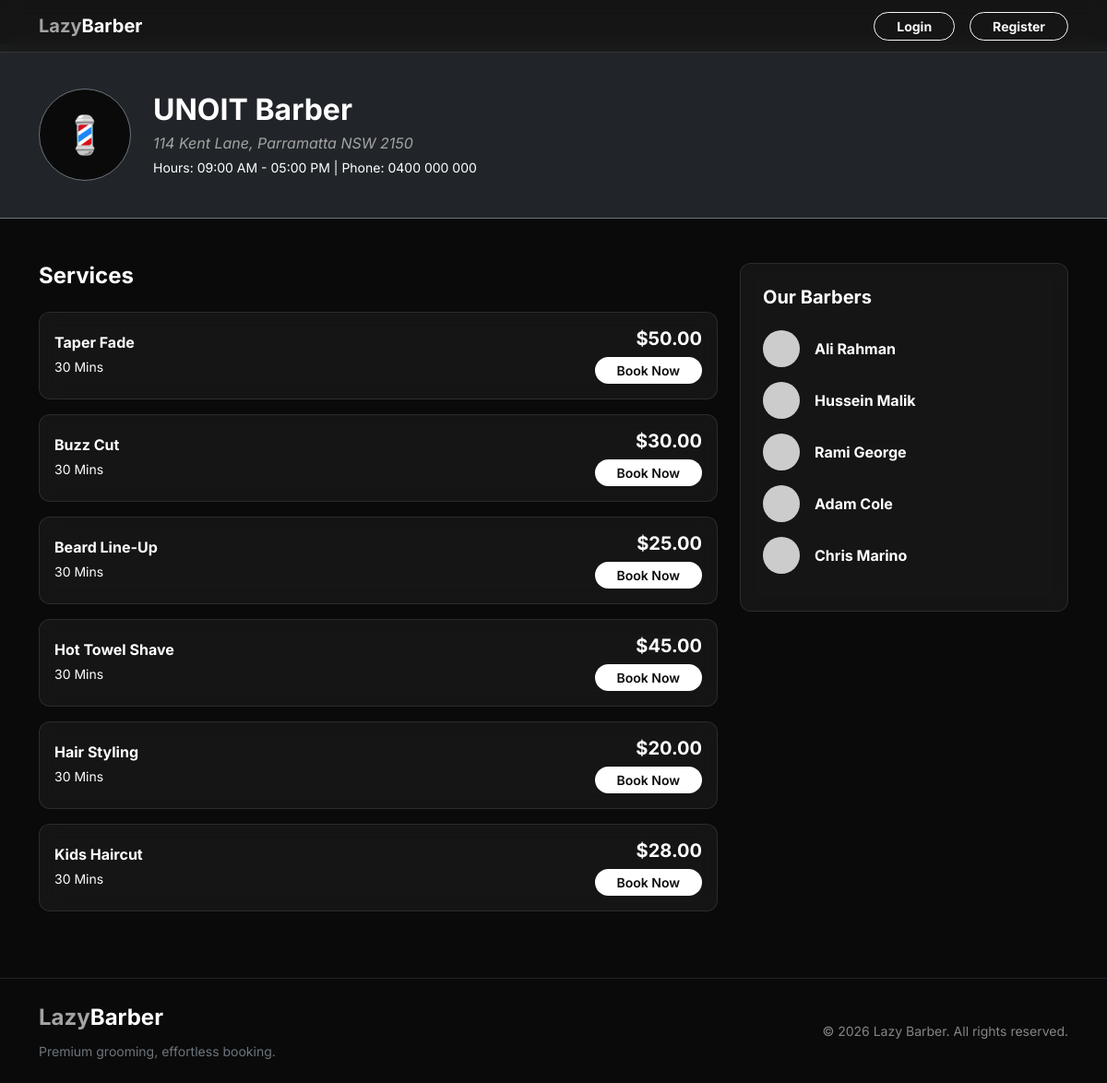
The page /final_lazy_barber/shop_profile.php?id=12 on the database its author committed.
### tables this page shows
CREATE TABLE `shops` (
  `shopid` int(11) NOT NULL,
  `name` varchar(255) NOT NULL,
  `address` varchar(255) NOT NULL,
  `suburb` varchar(100) NOT NULL,
  `open_time` varchar(100) DEFAULT '09:00 AM - 05:00 PM',
  `phone` varchar(20) DEFAULT '0400 000 000',
  `is_active` tinyint(1) DEFAULT 1,
  `created_at` timestamp NOT NULL DEFAULT current_timestamp(),
  `avatar` varchar(255) DEFAULT NULL
);

CREATE TABLE `services` (
  `serviceid` int(11) NOT NULL,
  `shopid` int(11) DEFAULT NULL,
  `name` varchar(255) NOT NULL,
  `description` text DEFAULT NULL,
  `price_aud` decimal(10,2) NOT NULL,
  `duration_minutes` int(11) NOT NULL,
  `is_active` tinyint(1) DEFAULT 1
);

CREATE TABLE `users` (
  `userid` int(11) NOT NULL,
  `name` varchar(255) NOT NULL,
  `email` varchar(255) NOT NULL,
  `password_hash` varchar(255) NOT NULL,
  `phone` varchar(20) DEFAULT NULL,
  `role` enum('customer','barber') DEFAULT 'customer',
  `is_shopowner` tinyint(1) DEFAULT 0,
  `shopid` int(11) DEFAULT NULL,
  `is_active` tinyint(1) DEFAULT 1,
  `created_at` timestamp NOT NULL DEFAULT current_timestamp(),
  `avatar` varchar(255) DEFAULT NULL
);

### final_lazy_barber/shop_profile.php (the view, shortened to what this page needs)
<?php
require_once 'config/database.php';
$shopid = $_GET['id'];
$stmt = $pdo->prepare("SELECT * FROM SHOPS WHERE shopid = ?");
$stmt->execute([$shopid]);
$shop = $stmt->fetch();
$srvStmt = $pdo->prepare("SELECT * FROM SERVICES WHERE shopid = ?");
$srvStmt->execute([$shopid]);
$services = $srvStmt->fetchAll();
$barberStmt = $pdo->prepare("SELECT userid, name FROM USERS WHERE shopid = ? AND role = 'barber'");
$barberStmt->execute([$shopid]);
$barbers = $barberStmt->fetchAll();
include 'includes/header.php';
?>
<div class="bg-dark pt-5 pb-4 mt-5 border-bottom border-secondary position-relative overflow-hidden">
    <div class="container position-relative" style="z-index: 2;">
        <div class="d-flex align-items-center mb-3">
            <div class="bg-black rounded-circle me-4 border border-secondary" style="width: 100px; height: 100px; display: flex; align-items: center; justify-content: center;">
                <span class="text-white fs-1">&#128136;</span>
            </div>
            <div>
                <h2 class="text-white fw-bold mb-1"><?php echo htmlspecialchars($shop['name']); ?></h2>
                <p class="text-light-grey mb-1"><i class="text-grey"><?php echo htmlspecialchars($shop['address']); ?></i></p>
                <p class="text-light-grey small mb-0">Hours: <?php echo htmlspecialchars($shop['open_time']); ?> | Phone: <?php echo htmlspecialchars($shop['phone']); ?></p>
            </div>
        </div>
    </div>
</div>
<div class="container py-5">
    <div class="row">
        <div class="col-md-8 mb-4">
            <h4 class="text-white fw-bold mb-4">Services</h4>
            <div class="row g-3">
                <?php foreach($services as $service): ?>
                <div class="col-12">
                    <div class="glass-card p-3 d-flex justify-content-between align-items-center">
                        <div>
                            <h6 class="text-white fw-bold mb-1"><?php echo htmlspecialchars($service['name']); ?></h6>
                            <small class="text-light-grey"><?php echo $service['duration_minutes']; ?> Mins</small>
                        </div>
                        <div class="text-end">
                            <h5 class="text-white fw-bold mb-2">$<?php echo number_format($service['price_aud'], 2); ?></h5>
                            <button class="btn btn-primary-custom btn-sm px-4 rounded-pill" onclick="startBooking(<?php echo $service['serviceid']; ?>, '<?php echo htmlspecialchars(addslashes($service['name'])); ?>', <?php echo $service['price_aud']; ?>)">Book Now</button>
                        </div>
                    </div>
                </div>
                <?php endforeach; ?>
            </div>
        </div>
        <div class="col-md-4">
            <div class="glass-card p-4 sticky-top" style="top: 100px;">
                <h5 class="text-white fw-bold mb-4">Our Barbers</h5>
                <ul class="list-unstyled mb-0">
                    <?php foreach($barbers as $barber): ?>
                        <li class="d-flex align-items-center mb-3">
                            <div class="bg-dark rounded-circle me-3" style="width: 40px; height: 40px; display: flex; align-items: center; justify-content: center; overflow: hidden;">
                                <img src="https://ui-avatars.com/api/?name=<?php echo urlencode($barber['name']); ?>&background=random&color=fff" alt="Barber" style="width: 100%; height: 100%; object-fit: cover;">
                            </div>
                            <span class="text-light-grey fw-bold"><?php echo htmlspecialchars($barber['name']); ?></span>
                        </li>
                    <?php endforeach; ?>
                </ul>
            </div>
        </div>
    </div>
</div>
<?php include 'includes/footer.php'; ?>

### final_lazy_barber/css/style.css (style rules this page uses)
:root { --black: #0a0a0a; --dark-grey: #1a1a1a; --grey: #404040; --light-grey: #a3a3a3; --white: #ffffff; --glass-bg: rgba(26, 26, 26, 0.7); --glass-border: rgba(255, 255, 255, 0.1); }
body { font-family: 'Inter', sans-serif; background-color: var(--black); color: var(--white); display: flex; flex-direction: column; min-height: 100vh; }
.text-grey { color: var(--light-grey) !important; }
.bg-black { background-color: var(--black) !important; }
.glass-card { background: var(--glass-bg); backdrop-filter: blur(10px); -webkit-backdrop-filter: blur(10px); border: 1px solid var(--glass-border); border-radius: 12px; }
.btn-primary-custom { background-color: var(--white); color: var(--black); border: none; font-weight: 600; transition: all 0.3s ease; }

### rows shown on the page
shops: name "UNOIT Barber", address "114 Kent Lane, Parramatta NSW 2150", open_time "09:00 AM - 05:00 PM", phone "0400 000 000"
services: name "Taper Fade", duration_minutes "30", price_aud "50.00"
services: name "Buzz Cut", duration_minutes "30", price_aud "30.00"
services: name "Beard Line-Up", duration_minutes "30", price_aud "25.00"
services: name "Hot Towel Shave", duration_minutes "30", price_aud "45.00"
services: name "Hair Styling", duration_minutes "30", price_aud "20.00"
services: name "Kids Haircut", duration_minutes "30", price_aud "28.00"
users: name "Ali Rahman"
users: name "Hussein Malik"
users: name "Rami George"
users: name "Adam Cole"
users: name "Chris Marino"
